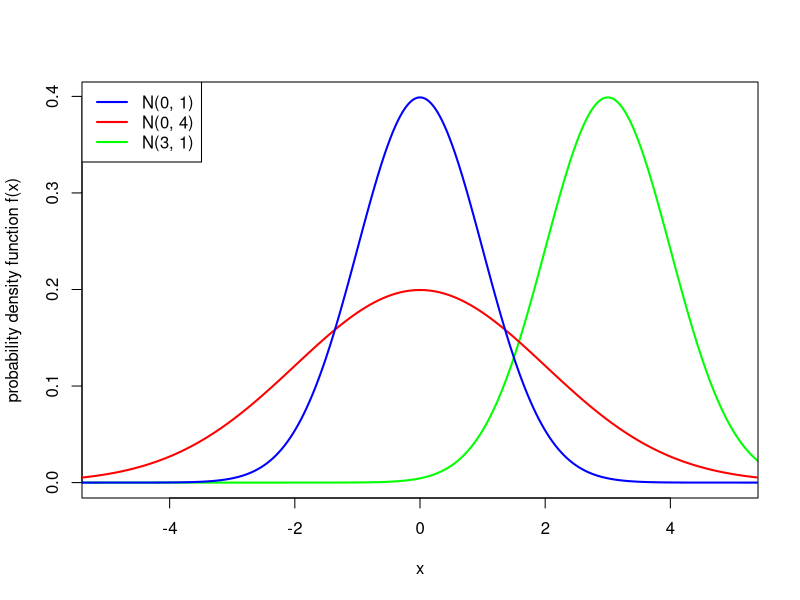
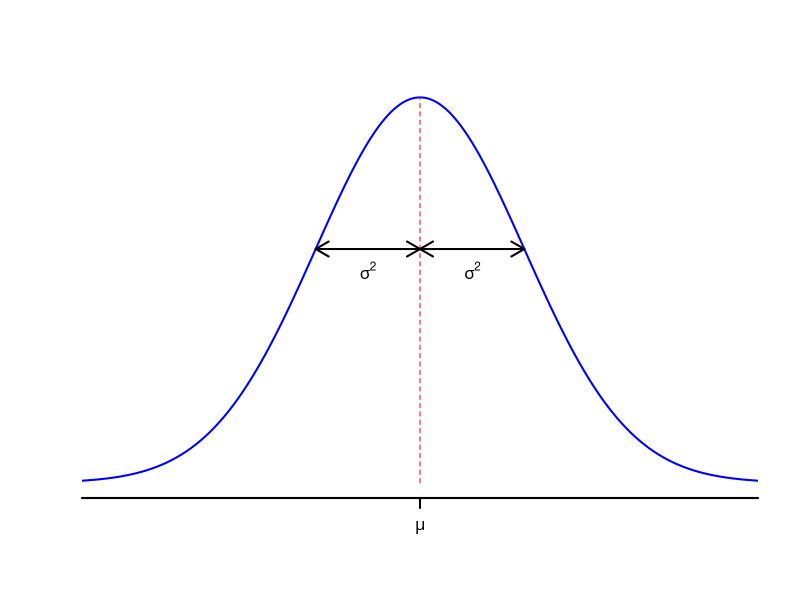

R code for these plots, in order:
## ---- chunk 1
curve(dnorm(x, 3, 1), type = "l", n = 1001, lwd = 2, col = "green", from = -6, to = 6, xlim = c(-5, 5), ylab = "probability density function f(x)")
curve(dnorm(x, 0, 2), type = "l", n = 1001, lwd = 2, col = "red", from = -6, to = 6, add = TRUE)
curve(dnorm(x, 0, 1), type = "l", n = 1001, lwd = 2, col = "blue", from = -6, to = 6, add = TRUE)
legend("topleft", c("N(0, 1)", "N(0, 4)", "N(3, 1)"), col = c("blue", "red", "green"), lwd = 2)
## ---- chunk 2
curve(dnorm(x, 0, 1), type = "l", n = 1001, lwd = 2, col = "blue", from = -4, to = 4, xlab = "", ylab = "", xlim = c(-3, 3), axes = FALSE)
axis(1, at = c(-4,0,4), labels = c("",expression(mu),""), lwd = 2)
arrows(0, 0, 0, 1/sqrt(2*pi), code = 0, lty = 2, col = "red")
arrows(-1, exp(-1/2)/sqrt(2*pi), 0, exp(-1/2)/sqrt(2*pi), length = 0.15, code = 3, lwd = 2)
arrows(0, exp(-1/2)/sqrt(2*pi), 1, exp(-1/2)/sqrt(2*pi), length = 0.15, code = 3, lwd = 2)
text(-0.5, 0.22, expression(sigma^2))
text( 0.5, 0.22, expression(sigma^2))
## ---- chunk 3
pnorm(8.1, 8, 0.04)
## ---- chunk 4
pnorm(1.45, 0, 1)
## ---- chunk 5
pnorm(1.45)
